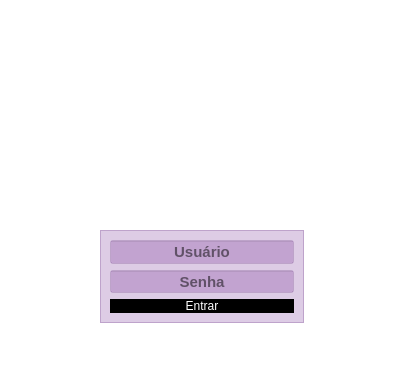
<?xml version="1.0" encoding="UTF-8"?>
<ui version="4.0">
 <class>Form</class>
 <widget class="QWidget" name="Form">
  <property name="geometry">
   <rect>
    <x>0</x>
    <y>0</y>
    <width>395</width>
    <height>388</height>
   </rect>
  </property>
  <property name="windowTitle">
   <string>Form</string>
  </property>
  <property name="autoFillBackground">
   <bool>false</bool>
  </property>
  <property name="styleSheet">
   <string notr="true">background-color:rgb(255, 255, 255)</string>
  </property>
  <widget class="QFrame" name="frame">
   <property name="geometry">
    <rect>
     <x>100</x>
     <y>230</y>
     <width>204</width>
     <height>93</height>
    </rect>
   </property>
   <property name="styleSheet">
    <string notr="true">background-color: rgba(85, 0, 127,0.2)</string>
   </property>
   <property name="frameShape">
    <enum>QFrame::StyledPanel</enum>
   </property>
   <property name="frameShadow">
    <enum>QFrame::Raised</enum>
   </property>
   <layout class="QVBoxLayout" name="verticalLayout">
    <item>
     <widget class="QLineEdit" name="txtUser">
      <property name="font">
       <font>
        <pointsize>11</pointsize>
        <weight>75</weight>
        <bold>true</bold>
       </font>
      </property>
      <property name="alignment">
       <set>Qt::AlignCenter</set>
      </property>
      <property name="placeholderText">
       <string>Usuário</string>
      </property>
     </widget>
    </item>
    <item>
     <widget class="QLineEdit" name="txtSenha">
      <property name="font">
       <font>
        <pointsize>11</pointsize>
        <weight>75</weight>
        <bold>true</bold>
       </font>
      </property>
      <property name="styleSheet">
       <string notr="true">color: rgb(0, 0, 0);</string>
      </property>
      <property name="echoMode">
       <enum>QLineEdit::Password</enum>
      </property>
      <property name="alignment">
       <set>Qt::AlignCenter</set>
      </property>
      <property name="placeholderText">
       <string>Senha</string>
      </property>
     </widget>
    </item>
    <item>
     <widget class="QPushButton" name="pushButton">
      <property name="cursor">
       <cursorShape>PointingHandCursor</cursorShape>
      </property>
      <property name="styleSheet">
       <string notr="true">QPushButton{
	background-color: rgb(0, 0, 0);
	color: rgb(255, 255, 255);
	border-radius: 10px
}
QPushButton:hover{
background-color: rgb(255, 255, 255);
	color: rgb(0, 0, 0);

}
</string>
      </property>
      <property name="text">
       <string>Entrar</string>
      </property>
     </widget>
    </item>
   </layout>
  </widget>
  <widget class="QLabel" name="label">
   <property name="geometry">
    <rect>
     <x>150</x>
     <y>130</y>
     <width>101</width>
     <height>91</height>
    </rect>
   </property>
   <property name="text">
    <string/>
   </property>
   <property name="pixmap">
    <pixmap>loginIcon.png</pixmap>
   </property>
   <property name="scaledContents">
    <bool>true</bool>
   </property>
  </widget>
  <widget class="QLabel" name="label_2">
   <property name="geometry">
    <rect>
     <x>10</x>
     <y>10</y>
     <width>381</width>
     <height>111</height>
    </rect>
   </property>
   <property name="styleSheet">
    <string notr="true">l</string>
   </property>
   <property name="text">
    <string/>
   </property>
   <property name="pixmap">
    <pixmap>../imagens/cateq2023.png</pixmap>
   </property>
   <property name="scaledContents">
    <bool>true</bool>
   </property>
  </widget>
 </widget>
 <resources/>
 <connections/>
</ui>
